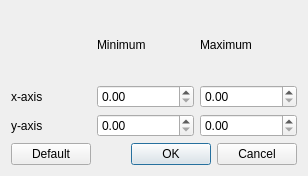
<?xml version="1.0" encoding="UTF-8"?>
<ui version="4.0">
 <class>ScatterPlotAxes</class>
 <widget class="QDialog" name="ScatterPlotAxes">
  <property name="geometry">
   <rect>
    <x>0</x>
    <y>0</y>
    <width>308</width>
    <height>176</height>
   </rect>
  </property>
  <property name="windowTitle">
   <string>Choose Axes Limits</string>
  </property>
  <layout class="QGridLayout" name="gridLayout">
   <item row="2" column="0">
    <widget class="QLabel" name="label">
     <property name="text">
      <string>x-axis</string>
     </property>
    </widget>
   </item>
   <item row="2" column="2">
    <layout class="QHBoxLayout" name="horizontalLayout">
     <item>
      <widget class="QDoubleSpinBox" name="x_min"/>
     </item>
     <item>
      <widget class="QDoubleSpinBox" name="x_max"/>
     </item>
    </layout>
   </item>
   <item row="9" column="2">
    <widget class="QDialogButtonBox" name="buttonBox">
     <property name="orientation">
      <enum>Qt::Horizontal</enum>
     </property>
     <property name="standardButtons">
      <set>QDialogButtonBox::Cancel|QDialogButtonBox::Ok</set>
     </property>
    </widget>
   </item>
   <item row="9" column="0">
    <widget class="QPushButton" name="default_axes">
     <property name="text">
      <string>Default</string>
     </property>
    </widget>
   </item>
   <item row="5" column="2">
    <layout class="QHBoxLayout" name="horizontalLayout_2">
     <item>
      <widget class="QDoubleSpinBox" name="y_min"/>
     </item>
     <item>
      <widget class="QDoubleSpinBox" name="y_max"/>
     </item>
    </layout>
   </item>
   <item row="5" column="0">
    <widget class="QLabel" name="label_2">
     <property name="text">
      <string>y-axis</string>
     </property>
    </widget>
   </item>
   <item row="0" column="2">
    <layout class="QHBoxLayout" name="horizontalLayout_3">
     <item>
      <widget class="QLabel" name="label_3">
       <property name="text">
        <string>Minimum</string>
       </property>
      </widget>
     </item>
     <item>
      <widget class="QLabel" name="label_4">
       <property name="text">
        <string>Maximum</string>
       </property>
      </widget>
     </item>
    </layout>
   </item>
  </layout>
 </widget>
 <resources/>
 <connections>
  <connection>
   <sender>buttonBox</sender>
   <signal>accepted()</signal>
   <receiver>ScatterPlotAxes</receiver>
   <slot>accept()</slot>
   <hints>
    <hint type="sourcelabel">
     <x>248</x>
     <y>254</y>
    </hint>
    <hint type="destinationlabel">
     <x>157</x>
     <y>274</y>
    </hint>
   </hints>
  </connection>
  <connection>
   <sender>buttonBox</sender>
   <signal>rejected()</signal>
   <receiver>ScatterPlotAxes</receiver>
   <slot>reject()</slot>
   <hints>
    <hint type="sourcelabel">
     <x>316</x>
     <y>260</y>
    </hint>
    <hint type="destinationlabel">
     <x>286</x>
     <y>274</y>
    </hint>
   </hints>
  </connection>
 </connections>
</ui>
